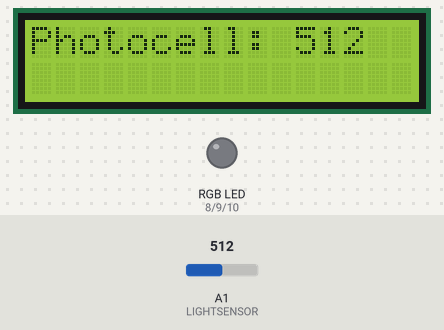
Simulated run of this sketch. Board: Arduino Uno, built with avr-gcc and run on an emulated ATmega328P. Shown: 16×2 character LCD, an RGB LED mixed from three pins (HIGH = lit). The inputs (shaded band) are chosen by the test bench; at power-on: A1 (LIGHTSENSOR) = 512.

Above: at 1.2 s.
1.3 s: A1 (LIGHTSENSOR) set to 716
At 2.6 s:
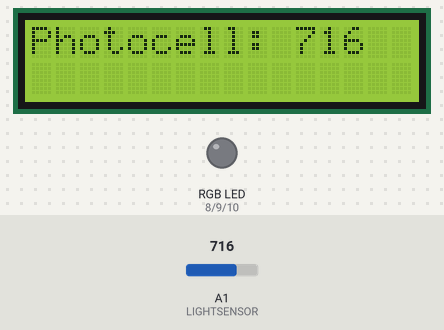
5.4 s: A1 (LIGHTSENSOR) set to 900
At 6.8 s:
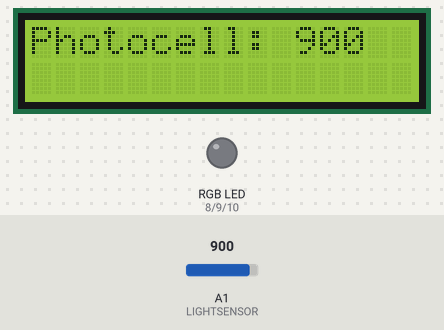
8.5 s: A1 (LIGHTSENSOR) set to 1023
At 9.9 s:
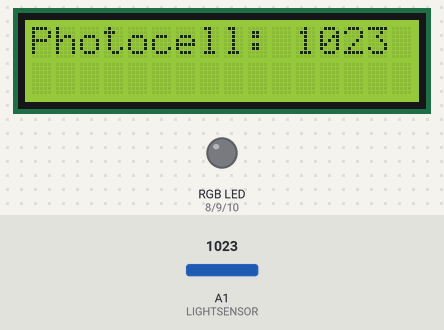
Timing chart, 0 to 11.5 s (numbered marks = the images above; inputs shaded):
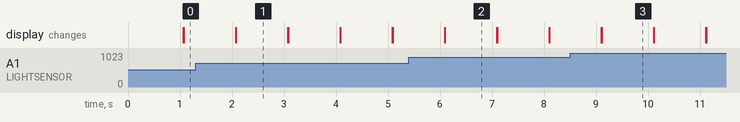

The sketch:

TemperetureSystem.ino
```cpp
#include <LiquidCrystal.h>

//Initialize LiquidCrystal
LiquidCrystal lcd {12,11,5,4,3,2};//Pinouts: RS, En, D4, D5, D6, D7.

//Pin connection for RGB LED (Always in the PWM field)
#define REDPIN 8
#define GREENPIN 9
#define BLUEPIN 10

//Pin connection for Temperature Sensor
#define TEMPSENSOR A0
#define LIGHTSENSOR A1
#define beta 4090 //the beta of the thermistor
#define resistance 10 //the value of the pull-down resistorvoid setup()
//Initialize SYSTEM TEMPERATURE variables
int pos=0;
int tempValue=0;
int lightValue=0;

void setup() {


  //Initialize RGB LED
  pinMode(REDPIN, OUTPUT);
  pinMode(GREENPIN, OUTPUT);
  pinMode(BLUEPIN, OUTPUT);

  lcd.begin(16, 2);
}

void loop() {
  lightSystem2();
}
void tempSystem2(){
  //read thermistor value
  long a =1023 - analogRead(TEMPSENSOR);
  //the calculating formula of temperature
  float tempC = beta /(log((1025.0 * 10 / a - 10) / 10) + beta / 298.0) - 273.0;
  float tempF = tempC + 273.15;
  // Print a message of “Temp: “to the LCD.
  // set the cursor to column 0, line 0
  lcd.setCursor(0, 0);
  lcd.print("Temp: ");
  // Print a centigrade temperature to the LCD.
  lcd.print(tempC);
  // Print the unit of the centigrade temperature to the LCD.
  lcd.print(" C");
  // set the cursor to column 0, line 1
  // (note: line 1 is the second row, since counting begins with 0):
  lcd.setCursor(0, 1);
  lcd.print("Fahr: ");
  // Print a Fahrenheit temperature to the LCD.
  lcd.print(tempF);
  // Print the unit of the Fahrenheit temperature to the LCD.
  lcd.print(" F");
  delay(200); //wait for 100 milliseconds
}
void lightSystem2(){
  lightValue = analogRead(LIGHTSENSOR);
  lcd.setCursor(0, 0);
  lcd.print("Photocell:");
  lcd.setCursor(11, 0);
  lcd.print(lightValue);//print the temperature on lcd1602
  //Serial.println(lightValue);
  delay(1000);
  lcd.clear();
  lcd.setCursor(11, 0);
  lcd.print(" ");
}
void tempSystem(){
  tempValue=analogRead(TEMPSENSOR);
  lcdSetPrint(0,0,"TEMPERATURE");
  lcdSetPrint(0,1,tempValue);
  if(tempValue>25){
    setColor(255,0,0);  //RGB turn-on red
  }else{
    if(tempValue<18){
      setColor(0,0,255);//RGB turn-on blue
    }
    else
      setColor(0,255,0);//RGB turn-on green
  }
    delay(1000);
}
void lightSystem(){
  lightValue=analogRead(LIGHTSENSOR);
  lcdSetPrint(0,0,"LIGHT");
  lcdSetPrint(0,1,lightValue);
  if(lightValue>200){
    setColor(128,0,128); //RGB turn-on purple
  }else{
      setColor(255,233,0); //RGB turn-on yellow
  }
    delay(500);
}
void setColor(int red, int green, int blue){
  analogWrite(REDPIN,red);
  analogWrite(GREENPIN,green);
  analogWrite(BLUEPIN,blue);
}
void ledWith(int r, int g, int b, int time_ms){
  setColor(r,g,b);
  delay(time_ms);
}
void lcdSetPrint(int c, int f, char message[]){
  lcd.setCursor(c, f);
  lcd.print(message);
}
void lcdSetPrint(int c, int f, int value){
  lcd.setCursor(c, f);
  lcd.print(value);
}
void lcdSetPrint(int c, int f, char value){
  lcd.setCursor(c, f);
  lcd.print(value);
}
```

Measured:
- after the input at 1.3 s, the display: first differs from a run without the input after 0.77 s (image 1)
- after the input at 5.4 s, the display: first differs from a run without the input after 0.69 s (image 2)
- after the input at 8.5 s, the display: first differs from a run without the input after 0.61 s (image 3)
- what the display in image 1 shows lasts 1.0 s, from 2.1 s to 3.1 s
